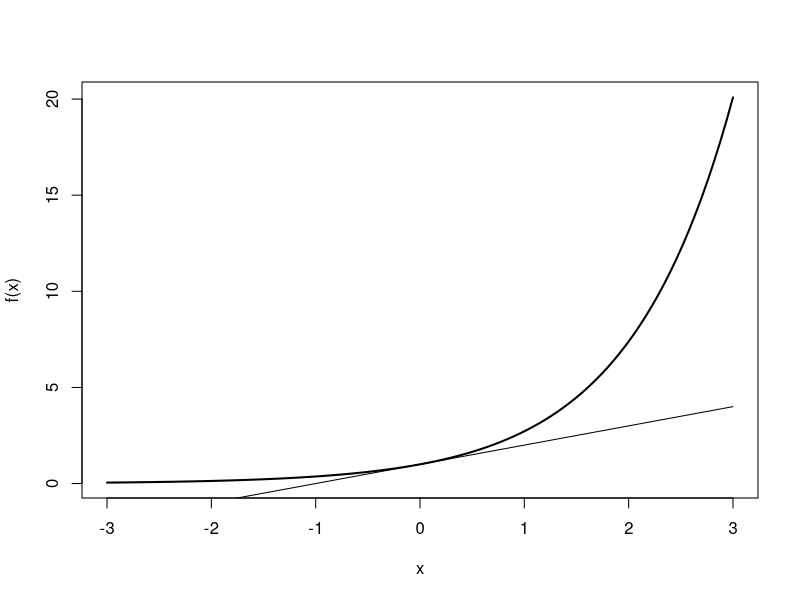
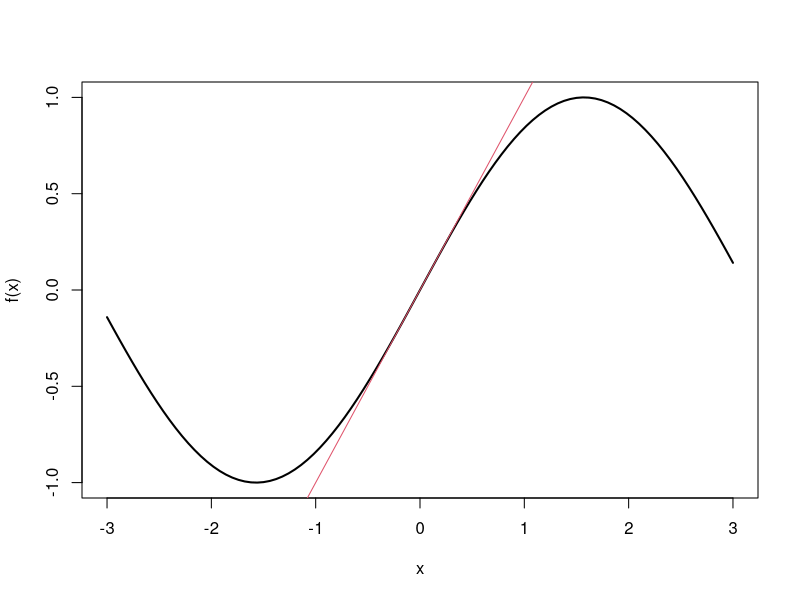
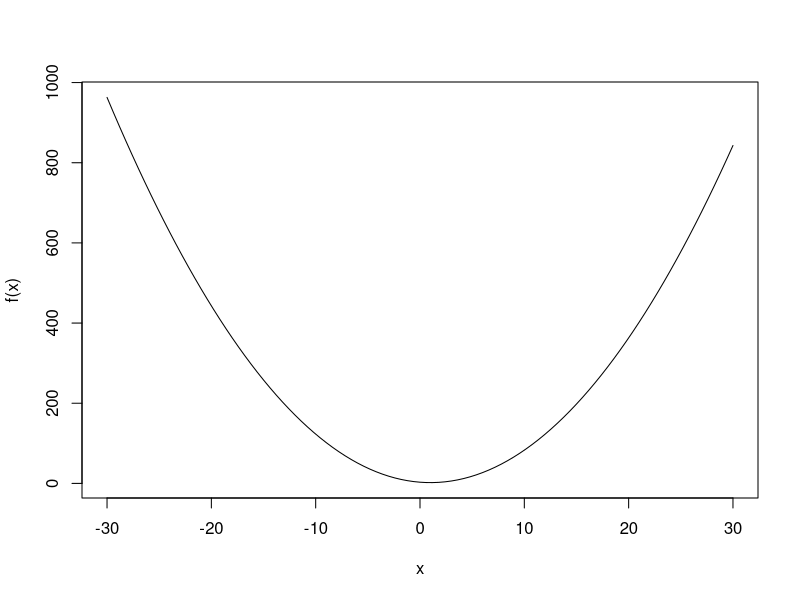
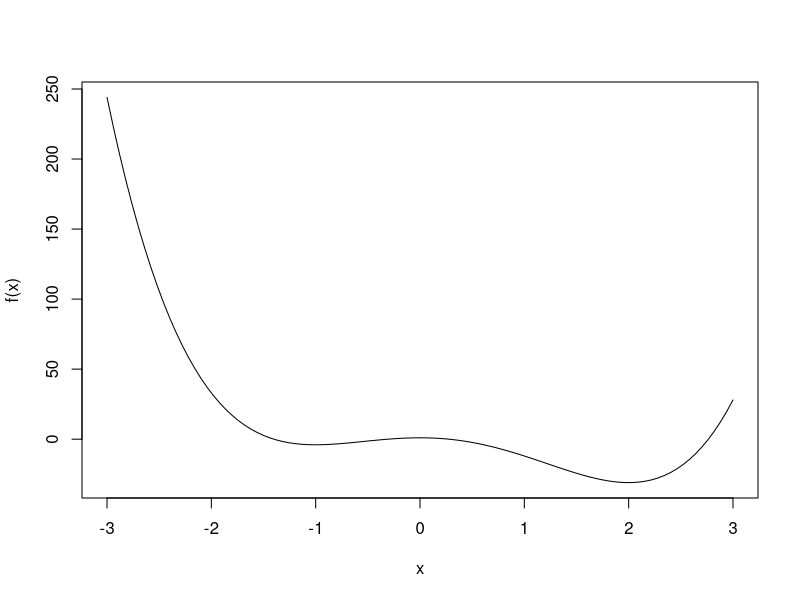

Write R code to recreate these figures, in order.
install.packages("pracma")
library(pracma)

f <- function(x) exp(x)
curve(f, -3, 3, lwd = 2)
n <- 1 # 하나씩 증가시켜보기
p <- taylor(f, x0=0, n=n)
p # x의 계수
x <- seq(-3, 3, length.out=1000)
lines(x, polyval(p, x), col=n)

f <- function(x) sin(x)
curve(f, -3, 3, lwd = 2)
n <- 2 # 하나씩 증가시켜보기
p <- taylor(f, x0=0, n=n)
p # x의 계수
x <- seq(-3, 3, length.out=1000)
lines(x, polyval(p, x), col=n)

f <- function(x) (x-1)^2+2
curve(f, -30, 30)
optimize(f, c(-10, 10), maximum = F) # 최대화 문제면 T

f <- function(x) 3*x^4-4*x^3-12*x^2+1
curve(f, -3, 3)
optimize(f, c(-3, 3), maximum = F, tol = 10^-10)

library(Deriv)

f <- function(x1, x2) (x1^2)*x2+x1*(x2^3)-x1*x2
H <- function(x1, x2) {
  h11 <- Deriv(f, "x1", n=2)
  h21 <- h12 <- Deriv(Deriv(f, "x1"), "x2")
  h22<- Deriv(f, "x2", n=2)
 return(matrix(c(h11(x1, x2), h12(x1, x2),
           h21(x1, x2), h22(x1, x2)),
         byrow = T, ncol = 2))
}
H(0, 0)
det(H(0, 0))

f <- function(x, y) 
  x^2-x*y+2*y^2-2*x+exp(x+y)
grad <- function(x, y) {
  dx <- Deriv(f, "x")
  dy <- Deriv(f, "y")
  return(c(dx(x, y), dy(x, y)))
}
grad(0, 0)

install.packages("nloptr")
library(nloptr)
f <- function(x, y) 
  x^2-x*y+2*y^2-2*x+exp(x+y)
Deriv(f, "x")
Deriv(f, "y")

obj <- function(x)
  x[1]^2-x[1]*x[2]+2*x[2]^2-2*x[1]+exp(x[1]+x[2]) # 목적함수

# 그래디언트 벡터
grad <- function(x) c(2 * x[1] + exp(x[1] + x[2]) - (2 + x[2]),
                      4 * x[2] + exp(x[1] + x[2]) - x[1])
x_init <- c(-1, -1)
options <- list("algorithm" = "NLOPT_LD_LBFGS",
                "xtol_rel" = 10^-20,
                "maxeval" = 1000)
nloptr(x0 = x_init,
       eval_f = obj,
       eval_grad_f = grad,
       opts = options)
